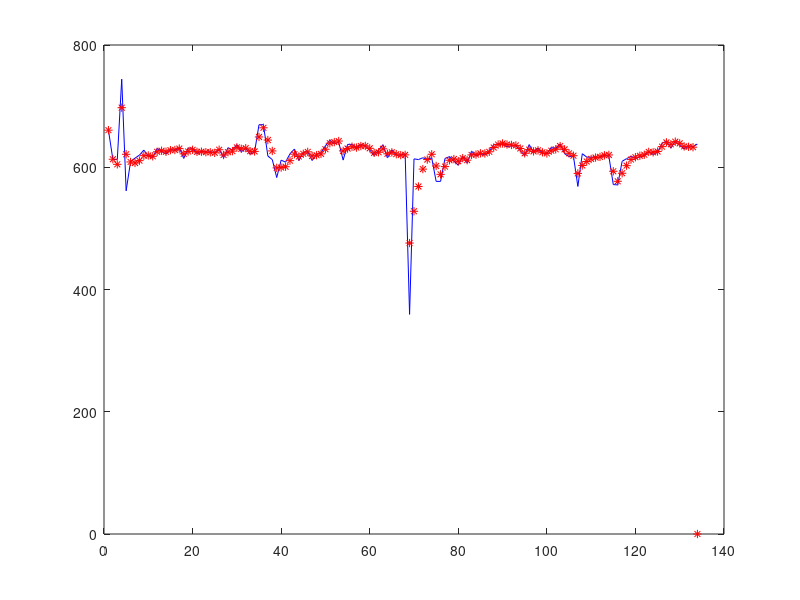

Recreate this plot in MATLAB.

clc
clear all

%Import Data
Data = dlmread("2D-UWB-data.txt");

%Initialization
t = 1; %Time
noise_measure1 = 0.0001; %Measurement noise1
noise_measure2 = 0.001; %Measurement noise2

noise_dynamic1 = 0.0001; %Dynamic nosie1
noise_dynamic2 = 0.0001; %Dynamic nosie2

ST = [1 0 t 0 ; 0 1 0 t; 0 0 1 0; 0 0 0 1]; %State transition matrix
M = [1 0 0 0 ; 0 1 0 0]; %Observation matrix
X_tPrev = [Data(1,1) ; Data(1,2) ; 0 ; 0]; %State matrix
R = [noise_measure1 0.00001; 0.00001 noise_measure2 ]; %Co-Variance of Measurement noise
Q = [0 0 0 0; 0 0 0 0; 0 0 noise_dynamic1 0.00001; 0 0 0.00001 noise_dynamic2]; %Co-variance of Dynamic noise
k_t = zeros(4,2); %Kalman gain
I = [1 0 0 0; 0 1 0 0; 0 0 1 0; 0 0 0 1]; %Identity matrix
S_tPrev = [1 0.1 0.1 0.1; 0.1 1 0.1 0.1; 0.1 0.1 1 0.1; 0.1 0.1 0.1 1]; %State Co-variance
predicted_Data = zeros(2, length(Data(:,1))); %Output
yt = Data'; %Observation variables

count = 0

%Kalman Filter Loop
 while(t < length(Data(:,1) ))
    
     X_tNext = ST * X_tPrev;
     
     S_tNext = (ST * S_tPrev * ST') + Q;  
    
     k_t = (S_tNext * M') / ( M * S_tNext * M' + R );
     
     X_pred = X_tNext + (k_t * (yt(:,t) - (M * X_tNext) ));
     
     S_pred = (I - (k_t * M) ) * S_tNext ; 
     
     predicted_Data(1,t) = X_pred(1,1); %Store for plotting
     predicted_Data(2,t) = X_pred(2,1); %Store for plotting

     X_tPrev = X_pred;
     S_tPrev = S_pred;
     
     t = t + 1 ;
     
 end %end of while
 
 %Plotting 
x = 1:length(Data(:,1));
 
figure(1)
plot(x,Data(:,2),"b-") ;
hold on
% plot(x,Data(:,2),"r-") ;
plot(x,predicted_Data(2,:), "r*");
hold off

